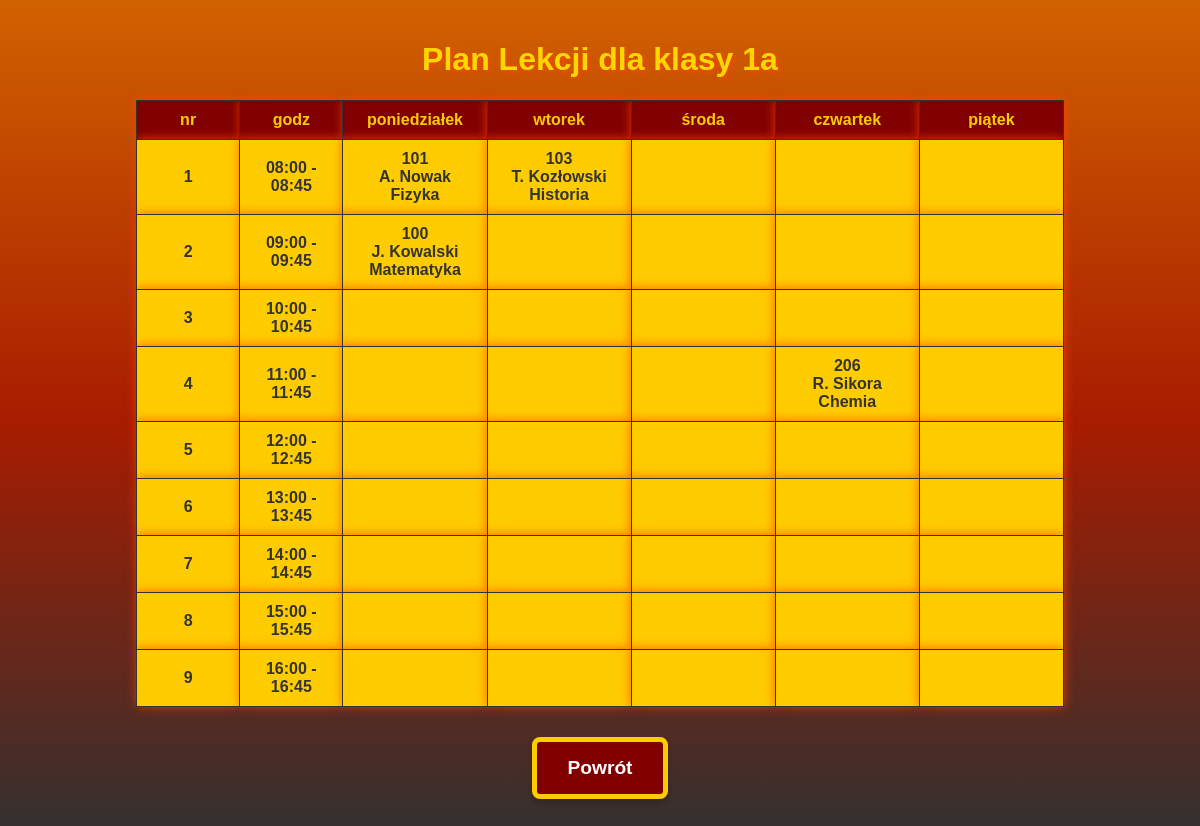
Page /PlanLekcji.php?klasa=1a on the committed database.
### tables this page shows
CREATE TABLE `plan_lekcji` (
  `Lekcja_id` int(11) NOT NULL,
  `Numer_Lekcji` int(2) NOT NULL,
  `Dzien` tinyint(1) NOT NULL,
  `Klasa_id` int(11) DEFAULT NULL,
  `Sala_id` int(11) DEFAULT NULL,
  `Nauczyciel_id` int(11) DEFAULT NULL
);

CREATE TABLE `sale` (
  `Sala_id` int(11) NOT NULL,
  `Numer_Sali` int(11) NOT NULL,
  `Komputerowa` tinyint(1) NOT NULL
);

CREATE TABLE `nauczyciele` (
  `Nauczyciel_id` int(11) NOT NULL,
  `Imie` char(50) NOT NULL,
  `Nazwisko` char(50) NOT NULL,
  `Profesja` char(20) DEFAULT NULL,
  `email` varchar(255) DEFAULT NULL
);

### PlanLekcji.php (the view, shortened to what this page needs)
<?php
$db_server = "localhost";
$db_user = "root";
$db_pass = "";
$db_name = "dziennikdb";
$conn = mysqli_connect($db_server, $db_user, $db_pass, $db_name);
$klasa = isset($_GET['klasa']) ? $_GET['klasa'] : '';
$sql = "SELECT
            pl.Numer_Lekcji,
            pl.Dzien,
            s.Numer_Sali,
            CONCAT(SUBSTRING(n.Imie, 1, 1), '. ', n.Nazwisko) AS Nauczyciel,
            n.Profesja
        FROM
            plan_lekcji pl
        JOIN
            klasy k ON pl.Klasa_id = k.Klasa_id
        JOIN
            sale s ON pl.Sala_id = s.Sala_id
        JOIN
            nauczyciele n ON pl.Nauczyciel_id = n.Nauczyciel_id
        WHERE
            k.Klasa = '$klasa'
            AND pl.Dzien IN (1, 2, 3, 4, 5)
        ORDER BY
            pl.Dzien, pl.Numer_Lekcji";
$result = mysqli_query($conn, $sql);
$schedule = [
    1 => [],
    2 => [],
    3 => [],
    4 => [],
    5 => [],
];
if ($result && mysqli_num_rows($result) > 0) {
    while ($row = mysqli_fetch_assoc($result)) {
        $schedule[$row['Dzien']][$row['Numer_Lekcji']] = $row;
    }
}
?>
<!DOCTYPE html>
<html lang="pl">
<head>
    <link rel="stylesheet" href="styles.css">
</head>
<body class="page-plan">
    <h1>Plan Lekcji dla klasy <?php echo htmlspecialchars($klasa); ?></h1>
    <table>
        <tr>
            <th class="nr">nr</th>
            <th class="godz">godz</th>
            <th class="dzien">poniedziałek</th>
            <th class="dzien">wtorek</th>
            <th class="dzien">środa</th>
            <th class="dzien">czwartek</th>
            <th class="dzien">piątek</th>
        </tr>
        <?php
        $times = [
            "08:00 - 08:45", "09:00 - 09:45", "10:00 - 10:45",
            "11:00 - 11:45", "12:00 - 12:45", "13:00 - 13:45",
            "14:00 - 14:45", "15:00 - 15:45", "16:00 - 16:45"
        ];
        for ($i = 1; $i <= 9; $i++) {
            echo "<tr>";
            echo "<td class='nr'>$i</td>";
            echo "<td class='godz'>{$times[$i - 1]}</td>";
            for ($day = 1; $day <= 5; $day++) {
                if (isset($schedule[$day][$i])) {
                    $lesson = $schedule[$day][$i];
                    echo "<td class='dzien'>{$lesson['Numer_Sali']}<br>{$lesson['Nauczyciel']}<br>{$lesson['Profesja']}</td>";
                } else {
                    echo "<td class='dzien'></td>";
                }
            }
            echo "</tr>";
        }
        ?>
    </table>
    <div class="button-container">
        <a href="BazaDanych.php" class="button">Powrót</a>
    </div>
</body>
</html>

### styles.css (style rules this page uses)
body { font-weight: bold; font-family: Arial, sans-serif; margin: 0; padding: 20px; background: linear-gradient(180deg, #d16200, #a81c00, #313131); color: #fff; min-height: 100vh; }
h1 { color: #FFD700; text-align: center; text-shadow: 2px 2px 5px rgba(255, 69, 0, 0.8); animation: titleShake 2s ease-in-out 2; }
a { text-decoration: none; color: #800000; }
table { width: 80%; border-collapse: collapse; margin: 20px auto; }
th { background-color: #800000; color: #ffcc00; padding: 10px; text-align: center; font-weight: bold; border-bottom: 3px solid #ff4500; box-shadow: 0px 0px 10px rgba(255, 69, 0, 0.8); border: 1px solid #333; }
td { background-color: #ffcc00; color: #333; padding: 10px; text-align: center; font-weight: bold; border: 1px solid #333; box-shadow: 0px 0px 10px rgba(255, 69, 0, 0.8); }
td.godz, td.nr { width: 80px; }
td.dzien { width: 120px; }
.button-container { margin-top: 30px; text-align: center; width: 100%; }
.button { display: inline-block; padding: 15px 30px; font-size: 1.2em; color: white; background-color: #800000; border: 5px solid #ffcc00; border-radius: 8px; cursor: pointer; text-decoration: none; text-align: center; transition: background-color 0.3s, transform 0.2s; box-shadow: 0px 4px 6px rgba(0, 0, 0, 0.2); }

### rows in the picture
plan_lekcji: Sala.Numer_Sali "101", Nauczyciel "A. Nowak", Nauczyciel.Profesja "Fizyka"
plan_lekcji: Sala.Numer_Sali "103", Nauczyciel "T. Kozłowski", Nauczyciel.Profesja "Historia"
plan_lekcji: Sala.Numer_Sali "100", Nauczyciel "J. Kowalski", Nauczyciel.Profesja "Matematyka"
plan_lekcji: Sala.Numer_Sali "206", Nauczyciel "R. Sikora", Nauczyciel.Profesja "Chemia"

### other values in the picture
$klasa "1a"
$times[$i - 1] "08:00 - 08:45"
$times[$i - 1] "09:00 - 09:45"
$times[$i - 1] "10:00 - 10:45"
$times[$i - 1] "11:00 - 11:45"
$times[$i - 1] "12:00 - 12:45"
$times[$i - 1] "13:00 - 13:45"
$times[$i - 1] "14:00 - 14:45"
$times[$i - 1] "15:00 - 15:45"
$times[$i - 1] "16:00 - 16:45"
